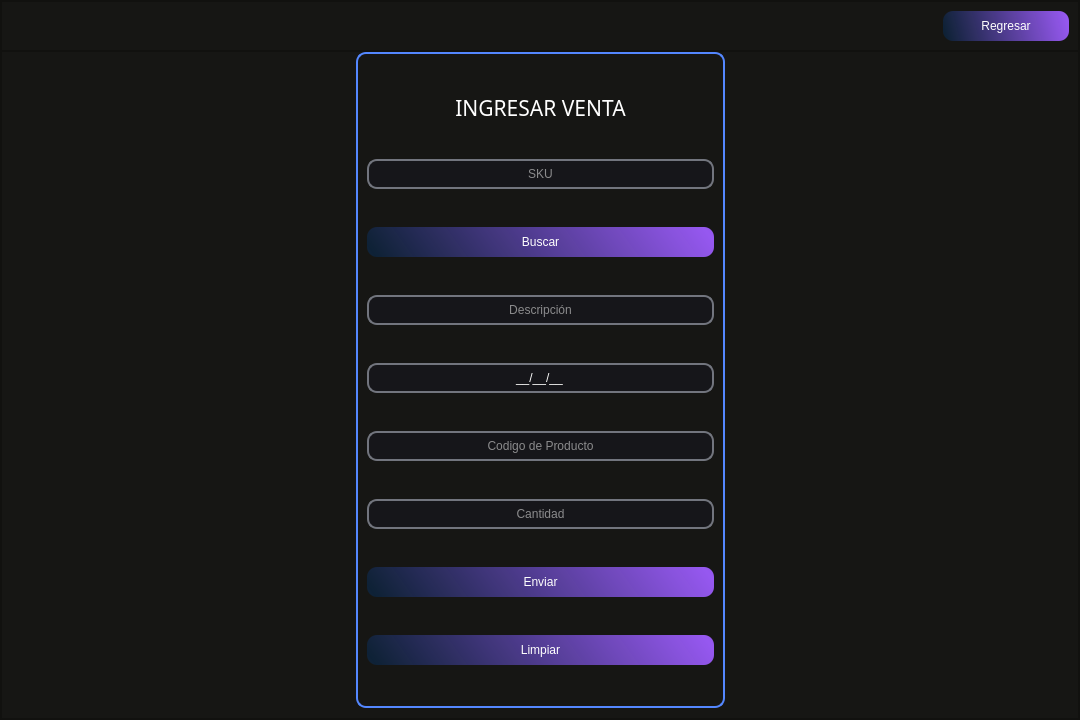
<?xml version="1.0" encoding="UTF-8"?>
<ui version="4.0">
 <class>MainWindow_ingresarventa</class>
 <widget class="QMainWindow" name="MainWindow_ingresarventa">
  <property name="geometry">
   <rect>
    <x>0</x>
    <y>0</y>
    <width>1080</width>
    <height>720</height>
   </rect>
  </property>
  <property name="windowTitle">
   <string>MainWindow</string>
  </property>
  <widget class="QWidget" name="centralwidget">
   <property name="minimumSize">
    <size>
     <width>1080</width>
     <height>720</height>
    </size>
   </property>
   <layout class="QVBoxLayout" name="verticalLayout">
    <property name="spacing">
     <number>0</number>
    </property>
    <property name="leftMargin">
     <number>0</number>
    </property>
    <property name="topMargin">
     <number>0</number>
    </property>
    <property name="rightMargin">
     <number>0</number>
    </property>
    <property name="bottomMargin">
     <number>0</number>
    </property>
    <item>
     <widget class="QFrame" name="frame_fondo">
      <property name="styleSheet">
       <string notr="true">background-color: rgb(22, 22, 20);</string>
      </property>
      <property name="frameShape">
       <enum>QFrame::StyledPanel</enum>
      </property>
      <property name="frameShadow">
       <enum>QFrame::Raised</enum>
      </property>
      <layout class="QVBoxLayout" name="verticalLayout_2">
       <property name="spacing">
        <number>0</number>
       </property>
       <property name="leftMargin">
        <number>0</number>
       </property>
       <property name="topMargin">
        <number>0</number>
       </property>
       <property name="rightMargin">
        <number>0</number>
       </property>
       <property name="bottomMargin">
        <number>0</number>
       </property>
       <item>
        <widget class="QFrame" name="frame_superior">
         <property name="maximumSize">
          <size>
           <width>16777215</width>
           <height>50</height>
          </size>
         </property>
         <property name="styleSheet">
          <string notr="true">

QPushButton{
background-color: qlineargradient(spread:reflect, x1:0, y1:0.562273, x2:1, y2:0.5, stop:0 rgba(11, 38, 67, 184), stop: 1 rgba(150, 88, 240, 255));
border-radius: 10px;
font: 12pt &quot;Sans Serif&quot;;
color: rgb(255, 255, 254); }

QPushButton:hover{
background-color: qlineargradient(spread:reflect, x1:0, y1:0.562273, x2:0.949, y2:0.545455, stop: 0 rgba(11, 38, 67, 184), stop:1 rgba(88, 240, 171, 255));
border-radius:10px;
font: 12pt &quot;Sans Serif&quot;;
color: rgb(255, 255, 254);
}</string>
         </property>
         <property name="frameShape">
          <enum>QFrame::StyledPanel</enum>
         </property>
         <property name="frameShadow">
          <enum>QFrame::Raised</enum>
         </property>
         <layout class="QHBoxLayout" name="horizontalLayout_6">
          <property name="spacing">
           <number>6</number>
          </property>
          <property name="leftMargin">
           <number>9</number>
          </property>
          <property name="topMargin">
           <number>9</number>
          </property>
          <property name="rightMargin">
           <number>9</number>
          </property>
          <property name="bottomMargin">
           <number>9</number>
          </property>
          <item>
           <spacer name="horizontalSpacer_13">
            <property name="orientation">
             <enum>Qt::Horizontal</enum>
            </property>
            <property name="sizeHint" stdset="0">
             <size>
              <width>245</width>
              <height>20</height>
             </size>
            </property>
           </spacer>
          </item>
          <item>
           <widget class="QPushButton" name="pushButton_regresar_iv">
            <property name="minimumSize">
             <size>
              <width>126</width>
              <height>30</height>
             </size>
            </property>
            <property name="styleSheet">
             <string notr="true">QPushButton:hover{
background-color: qlineargradient(spread:pad, x1:0, y1:0, x2:1, y2:0, stop:0 rgba(0, 0, 0, 255), stop:0.727273 rgba(142, 19, 16, 255));
border-radius:10px;
font: 12pt &quot;Sans Serif&quot;;
color: rgb(255, 255, 254);
}</string>
            </property>
            <property name="text">
             <string>Regresar</string>
            </property>
           </widget>
          </item>
         </layout>
        </widget>
       </item>
       <item>
        <widget class="QFrame" name="frame_inferior">
         <property name="styleSheet">
          <string notr="true">

QPushButton{
background-color: qlineargradient(spread:reflect, x1:0, y1:0.562273, x2:1, y2:0.5, stop:0 rgba(11, 38, 67, 184), stop: 1 rgba(150, 88, 240, 255));
border-radius: 10px;
font: 12pt &quot;Sans Serif&quot;;
color: rgb(255, 255, 254); }

QPushButton:hover{
background-color: qlineargradient(spread:reflect, x1:0, y1:0.562273, x2:0.949, y2:0.545455, stop: 0 rgba(11, 38, 67, 184), stop:1 rgba(88, 240, 171, 255));
border-radius:10px;
font: 12pt &quot;Sans Serif&quot;;
color: rgb(255, 255, 254);
}</string>
         </property>
         <property name="frameShape">
          <enum>QFrame::StyledPanel</enum>
         </property>
         <property name="frameShadow">
          <enum>QFrame::Raised</enum>
         </property>
         <layout class="QHBoxLayout" name="horizontalLayout_11">
          <property name="spacing">
           <number>0</number>
          </property>
          <property name="leftMargin">
           <number>0</number>
          </property>
          <property name="topMargin">
           <number>0</number>
          </property>
          <property name="rightMargin">
           <number>0</number>
          </property>
          <property name="bottomMargin">
           <number>10</number>
          </property>
          <item>
           <spacer name="horizontalSpacer_16">
            <property name="orientation">
             <enum>Qt::Horizontal</enum>
            </property>
            <property name="sizeHint" stdset="0">
             <size>
              <width>351</width>
              <height>20</height>
             </size>
            </property>
           </spacer>
          </item>
          <item>
           <widget class="QFrame" name="frame_busquedadeusuarios_4">
            <property name="minimumSize">
             <size>
              <width>369</width>
              <height>606</height>
             </size>
            </property>
            <property name="maximumSize">
             <size>
              <width>369</width>
              <height>670</height>
             </size>
            </property>
            <property name="styleSheet">
             <string notr="true">QLineEdit{
background-color: rgb(22, 22, 26);
border-radius: 10px;
font: 12pt &quot;SansSerif&quot;;
color: rgb(255, 255, 254);
border: 2px solid rgb(114, 117, 126);}

QLineEdit:hover{
background-color: rgb(22, 22, 26);
border-radius: 10px;
font: 12pt &quot;Sans Serif&quot;;
border: 2px solid rgb(44, 182, 125); }

QLineEdit:focus {
background-color: rgb(1, 1, 1);
border-radius:10px;
font: 12pt &quot;Sans Serif&quot;;
border: 2px solid rgb(127, 90, 240);
}

QPushButton{
background-color: qlineargradient(spread:reflect, x1:0, y1:0.562273, x2:1, y2:0.5, stop:0 rgba(11, 38, 67, 184), stop: 1 rgba(150, 88, 240, 255));
border-radius: 10px;
font: 12pt &quot;Sans Serif&quot;;
color: rgb(255, 255, 254); }

QPushButton:hover{
background-color: qlineargradient(spread:reflect, x1:0, y1:0.562273, x2:0.949, y2:0.545455, stop: 0 rgba(11, 38, 67, 184), stop:1 rgba(88, 240, 171, 255));
border-radius:10px;
font: 12pt &quot;Sans Serif&quot;;
color: rgb(255, 255, 254);
}

QComboBox{
background-color: rgb(22, 22, 26);
border-radius: 10px;
font: 12pt &quot;SansSerif&quot;;
color: rgb(255, 255, 254);
border: 2px solid rgb(114, 117, 126);}

QComboBox:hover{
background-color: rgb(22, 22, 26);
border-radius: 10px;
font: 12pt &quot;Sans Serif&quot;;
border: 2px solid rgb(44, 182, 125); }

QFrame{
border-radius: 10px;
border: 2px solid rgb(84, 135, 255)
}




</string>
            </property>
            <property name="frameShape">
             <enum>QFrame::StyledPanel</enum>
            </property>
            <property name="frameShadow">
             <enum>QFrame::Raised</enum>
            </property>
            <layout class="QVBoxLayout" name="verticalLayout_3">
             <item>
              <widget class="QLabel" name="label_ingresarventa">
               <property name="maximumSize">
                <size>
                 <width>16777215</width>
                 <height>26</height>
                </size>
               </property>
               <property name="font">
                <font>
                 <family>Impact</family>
                 <pointsize>16</pointsize>
                </font>
               </property>
               <property name="styleSheet">
                <string notr="true">color: rgb(255, 255, 255);

border-radius: 0px;

border:0px;</string>
               </property>
               <property name="text">
                <string>INGRESAR VENTA</string>
               </property>
               <property name="alignment">
                <set>Qt::AlignCenter</set>
               </property>
              </widget>
             </item>
             <item>
              <widget class="QLineEdit" name="lineEdit_sku_ingresarventa">
               <property name="minimumSize">
                <size>
                 <width>200</width>
                 <height>30</height>
                </size>
               </property>
               <property name="alignment">
                <set>Qt::AlignCenter</set>
               </property>
               <property name="placeholderText">
                <string>SKU</string>
               </property>
              </widget>
             </item>
             <item>
              <widget class="QPushButton" name="pushButton_buscar_ingresarventa">
               <property name="minimumSize">
                <size>
                 <width>130</width>
                 <height>30</height>
                </size>
               </property>
               <property name="text">
                <string>Buscar</string>
               </property>
              </widget>
             </item>
             <item>
              <widget class="QLineEdit" name="lineEdit_descripicion_ingresarventa">
               <property name="minimumSize">
                <size>
                 <width>0</width>
                 <height>30</height>
                </size>
               </property>
               <property name="alignment">
                <set>Qt::AlignCenter</set>
               </property>
               <property name="placeholderText">
                <string>Descripción</string>
               </property>
              </widget>
             </item>
             <item>
              <widget class="QLineEdit" name="lineEdit_fecha_ingresarventa">
               <property name="minimumSize">
                <size>
                 <width>200</width>
                 <height>30</height>
                </size>
               </property>
               <property name="inputMask">
                <string>99/99/99;_</string>
               </property>
               <property name="text">
                <string comment="DD/MM/AA" extracomment="DD/MM/AA">//</string>
               </property>
               <property name="maxLength">
                <number>8</number>
               </property>
               <property name="frame">
                <bool>true</bool>
               </property>
               <property name="cursorPosition">
                <number>8</number>
               </property>
               <property name="alignment">
                <set>Qt::AlignCenter</set>
               </property>
               <property name="placeholderText">
                <string comment="DD/MM/AA" extracomment="DD/MM/AA">DD/MM/AA</string>
               </property>
               <property name="cursorMoveStyle">
                <enum>Qt::LogicalMoveStyle</enum>
               </property>
              </widget>
             </item>
             <item>
              <widget class="QLineEdit" name="lineEdit_cod_ingresarventa">
               <property name="minimumSize">
                <size>
                 <width>0</width>
                 <height>30</height>
                </size>
               </property>
               <property name="alignment">
                <set>Qt::AlignCenter</set>
               </property>
               <property name="placeholderText">
                <string>Codigo de Producto</string>
               </property>
              </widget>
             </item>
             <item>
              <widget class="QLineEdit" name="lineEdit_cant_ingresarventa">
               <property name="minimumSize">
                <size>
                 <width>0</width>
                 <height>30</height>
                </size>
               </property>
               <property name="alignment">
                <set>Qt::AlignCenter</set>
               </property>
               <property name="placeholderText">
                <string>Cantidad</string>
               </property>
              </widget>
             </item>
             <item>
              <widget class="QPushButton" name="pushButton_enviar">
               <property name="minimumSize">
                <size>
                 <width>130</width>
                 <height>30</height>
                </size>
               </property>
               <property name="text">
                <string>Enviar</string>
               </property>
              </widget>
             </item>
             <item>
              <widget class="QPushButton" name="pushButton_limpiar">
               <property name="minimumSize">
                <size>
                 <width>130</width>
                 <height>30</height>
                </size>
               </property>
               <property name="styleSheet">
                <string notr="true">QPushButton:hover{
background-color: qlineargradient(spread:pad, x1:0, y1:0, x2:1, y2:0, stop:0 rgba(0, 0, 0, 255), stop:0.727273 rgba(142, 19, 16, 255));
border-radius:10px;
font: 12pt &quot;Sans Serif&quot;;
color: rgb(255, 255, 254);
}</string>
               </property>
               <property name="text">
                <string>Limpiar</string>
               </property>
              </widget>
             </item>
            </layout>
           </widget>
          </item>
          <item>
           <spacer name="horizontalSpacer_17">
            <property name="orientation">
             <enum>Qt::Horizontal</enum>
            </property>
            <property name="sizeHint" stdset="0">
             <size>
              <width>350</width>
              <height>20</height>
             </size>
            </property>
           </spacer>
          </item>
         </layout>
        </widget>
       </item>
      </layout>
     </widget>
    </item>
   </layout>
  </widget>
 </widget>
 <resources>
  <include location="Recursos/Nuevo documento de texto.qrc"/>
 </resources>
 <connections/>
</ui>
